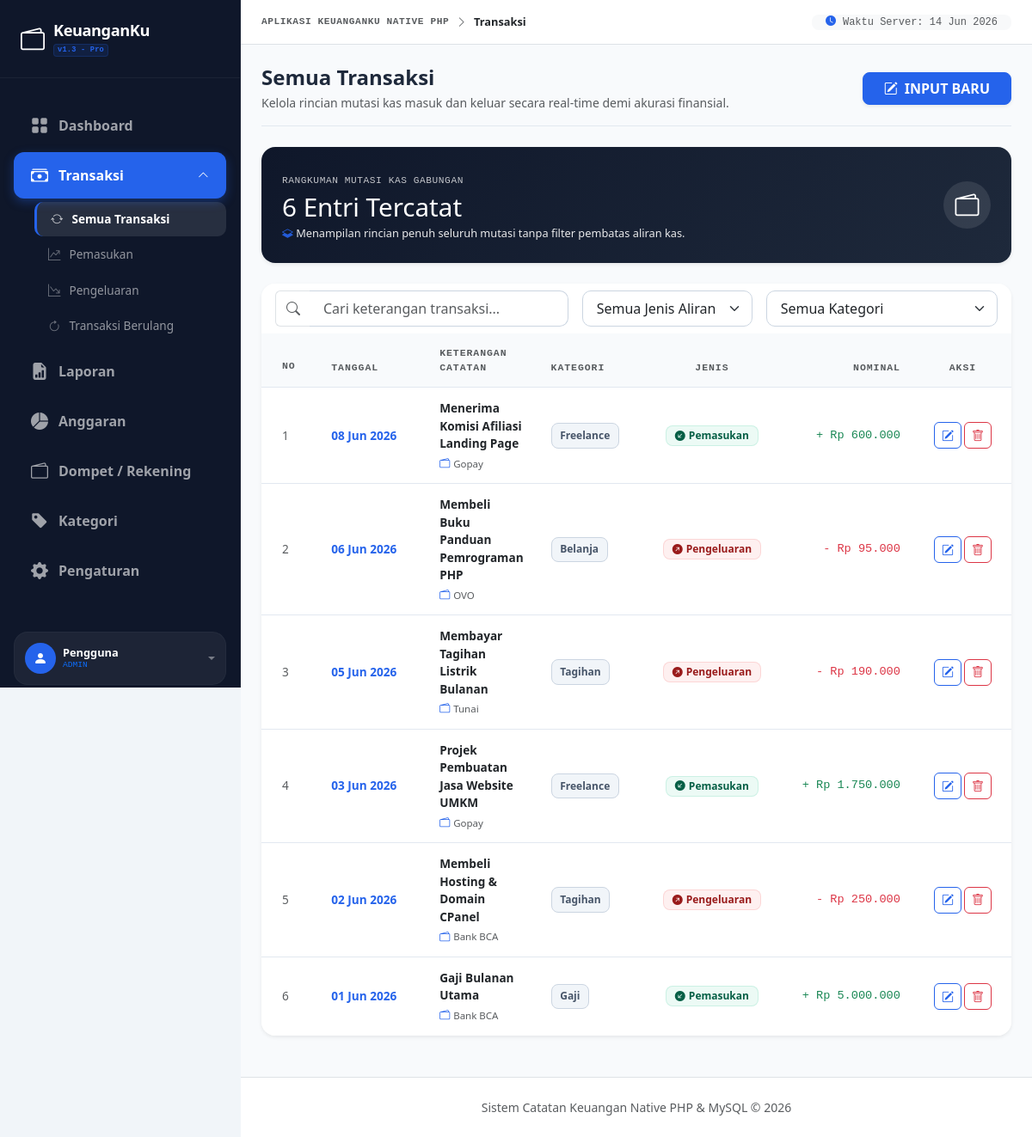
/tambah.php (signed in), run on the app's committed database.
### tables this page shows
CREATE TABLE IF NOT EXISTS `transaksi` (
  `id` INT(11) NOT NULL AUTO_INCREMENT,
  `tanggal` DATE NOT NULL,
  `keterangan` VARCHAR(255) NOT NULL,
  `kategori` VARCHAR(100) NOT NULL DEFAULT 'Lainnya',
  `jenis` ENUM('pemasukan','pengeluaran') NOT NULL,
  `jumlah` INT(11) NOT NULL,
  `dompet` VARCHAR(100) NOT NULL DEFAULT 'Tunai',
  `username` VARCHAR(50) NOT NULL DEFAULT 'admin',
  PRIMARY KEY (`id`)
);

### koneksi.php (called while the page is built, shortened)
<?php
$db_host = "localhost";
$db_user = "root";
$db_pass = "";
$koneksi = @mysqli_connect($db_host, $db_user, $db_pass);
mysqli_set_charset($koneksi, "utf8mb4");
$sys_settings = [];
$res_sys = @mysqli_query($koneksi, "SELECT * FROM `pengaturan_sistem`");
if ($res_sys && mysqli_num_rows($res_sys) > 0) {
    while ($row = mysqli_fetch_assoc($res_sys)) {
        $sys_settings[$row['kunci']] = $row['nilai'];
    }
}
$app_footer = !empty($sys_settings['app_footer']) ? $sys_settings['app_footer'] : 'Sistem Catatan Keuangan Native PHP & MySQL &copy; ' . date('Y');
if (!function_exists('rupiah')) {
    function rupiah($angka) {
        return 'Rp ' . number_format((float)$angka, 0, ',', '.');
    }
}
?>

### tambah.php (the view, shortened to what this page needs)
<?php
require_once 'koneksi.php';
$filter_jenis = $_GET['filter_jenis'] ?? 'semua';
$header_title = 'Semua Transaksi';
$header_subtitle = 'Kelola rincian mutasi kas masuk dan keluar secara real-time demi akurasi finansial.';
$user_role = $_SESSION['role'] ?? 'admin';
$user_username = $_SESSION['username'] ?? 'admin';
$db_username = mysqli_real_escape_string($koneksi, $user_username);
if ($filter_jenis === 'berulang') {
    $query_transaksi = "SELECT * FROM transaksi_berulang ORDER BY id DESC";
} elseif ($filter_jenis === 'pemasukan') {
    if ($user_role === 'user') {
        $query_transaksi = "SELECT * FROM transaksi WHERE jenis = 'pemasukan' AND username = '$db_username' ORDER BY tanggal DESC, id DESC";
    } else {
        $query_transaksi = "SELECT * FROM transaksi WHERE jenis = 'pemasukan' ORDER BY tanggal DESC, id DESC";
    }
} elseif ($filter_jenis === 'pengeluaran') {
    if ($user_role === 'user') {
        $query_transaksi = "SELECT * FROM transaksi WHERE jenis = 'pengeluaran' AND username = '$db_username' ORDER BY tanggal DESC, id DESC";
    } else {
        $query_transaksi = "SELECT * FROM transaksi WHERE jenis = 'pengeluaran' ORDER BY tanggal DESC, id DESC";
    }
} else {
    if ($user_role === 'user') {
        $query_transaksi = "SELECT * FROM transaksi WHERE username = '$db_username' ORDER BY tanggal DESC, id DESC";
    } else {
        $query_transaksi = "SELECT * FROM transaksi ORDER BY tanggal DESC, id DESC";
    }
}
$result_transaksi = mysqli_query($koneksi, $query_transaksi);
$list_transaksi = [];
$total_nominal = 0;
if ($result_transaksi) {
    while ($row = mysqli_fetch_assoc($result_transaksi)) {
        $list_transaksi[] = $row;
        $total_nominal += (int)$row['jumlah'];
    }
}
$total_rows = count($list_transaksi);
?>
<!DOCTYPE html>
<html lang="id">
<head>
    <link href="https://cdn.jsdelivr.net/npm/bootstrap@5.3.0/dist/css/bootstrap.min.css" rel="stylesheet">
    <link href="https://cdn.jsdelivr.net/npm/bootstrap-icons@1.11.2/font/bootstrap-icons.css" rel="stylesheet">
</head>
<body>
<?php
include 'sidebar.php';
?>
    <div class="d-flex justify-content-between align-items-center mb-4 flex-wrap gap-3 pb-3" style="border-bottom: 1px solid #e2e8f0;">
        <div>
            <h4 class="fw-bold text-slate-800 mb-1"><?= $header_title; ?></h4>
            <p class="text-muted small mb-0"><?= $header_subtitle; ?></p>
        </div>
        <div>
            <button class="btn btn-primary rounded-3 px-4 py-2.5 fw-bold text-uppercase tracking-wider shadow-sm d-flex align-items-center gap-2" type="button" data-bs-toggle="modal" data-bs-target="#modalForm">
                <i class="bi bi-pencil-square"></i> <span>Input Baru</span>
            </button>
        </div>
    </div>
    <?php if ($filter_jenis === 'pemasukan'): ?>
        <div class="card border-0 rounded-4 shadow-sm p-4 mb-4" style="background: linear-gradient(135deg, #064e3b 0%, #059669 100%); color: #ffffff;">
            <div class="d-flex align-items-center justify-content-between flex-wrap gap-3">
                <div>
                    <span class="text-uppercase font-monospace tracking-wider text-xs" style="opacity: 0.75; font-size: 0.7rem; letter-spacing: 0.05em;">Ringkasan Pendapatan Masuk</span>
                    <h3 class="fw-black mb-1 mt-1 text-white" style="font-size: 1.85rem;">Rp <?= number_format($total_nominal, 0, ',', '.'); ?></h3>
                    <p class="small mb-0 text-success-subtle" style="opacity: 0.9; font-size: 0.8rem;"><i class="bi bi-check2-circle"></i> Terakumulasi sehat dari total <strong><?= $total_rows; ?></strong> entri transaksi pemasukan aktif.</p>
                </div>
                <div class="bg-white bg-opacity-10 rounded-pill p-3 d-flex align-items-center justify-content-center" style="width: 55px; height: 55px;">
                    <i class="bi bi-graph-up-arrow fs-3 text-white"></i>
                </div>
            </div>
        </div>
    <?php else: ?>
        <div class="card border-0 rounded-4 shadow-sm p-4 mb-4" style="background: linear-gradient(135deg, #0f172a 0%, #1e293b 100%); color: #ffffff;">
            <div class="d-flex align-items-center justify-content-between flex-wrap gap-3">
                <div>
                    <span class="text-uppercase font-monospace tracking-wider text-xs" style="opacity: 0.75; font-size: 0.7rem; letter-spacing: 0.05em;">Rangkuman Mutasi Kas Gabungan</span>
                    <h3 class="fw-black mb-1 mt-1 text-white" style="font-size: 1.85rem;"><?= $total_rows; ?> Entri Tercatat</h3>
                    <p class="small mb-0 text-slate-300" style="opacity: 0.9; font-size: 0.8rem;"><i class="bi bi-layers-half text-primary"></i> Menampilan rincian penuh seluruh mutasi tanpa filter pembatas aliran kas.</p>
                </div>
                <div class="bg-white bg-opacity-10 rounded-pill p-3 d-flex align-items-center justify-content-center" style="width: 55px; height: 55px;">
                    <i class="bi bi-wallet2 fs-3 text-white"></i>
                </div>
            </div>
        </div>
    <?php endif; ?>
    <div class="card border-0 rounded-4 shadow-sm overflow-hidden bg-white mb-4">
        <div class="card-header bg-white py-3.5 border-0 bg-slate-50/50">
            <div class="row g-3 align-items-center">
                <div class="col-md-<?= ($filter_jenis === 'semua' || empty($filter_jenis)) ? '5' : '8'; ?>">
                    <div class="input-group">
                        <span class="input-group-text bg-white border-end-0 text-muted"><i class="bi bi-search"></i></span>
                        <input type="text" id="tableSearch" class="form-control border-start-0 text-sm py-2" placeholder="Cari keterangan transaksi...">
                    </div>
                </div>
                <?php if ($filter_jenis === 'semua' || empty($filter_jenis)): ?>
                    <div class="col-md-3">
                        <select id="filterType" class="form-select text-sm py-2">
                            <option value="">Semua Jenis Aliran</option>
                        </select>
                    </div>
                <?php endif; ?>
                <div class="col-md-4">
                    <select id="filterCategory" class="form-select text-sm py-2">
                        <option value="">Semua Kategori</option>
                    </select>
                </div>
            </div>
        </div>
        <div class="card-body p-0">
            <div class="table-responsive">
                <table class="table table-hover align-middle mb-0 table-custom" id="txTable">
                    <thead class="bg-light table-light">
                        <tr>
                            <th class="ps-4 py-3 text-muted text-uppercase fw-bold font-monospace" style="width: 70px;">No</th>
                            <th class="text-muted text-uppercase fw-bold font-monospace" style="width: 145px;"><?= ($filter_jenis === 'berulang') ? 'Frekuensi' : 'Tanggal'; ?></th>
                            <th class="text-muted text-uppercase fw-bold font-monospace">Keterangan Catatan</th>
                            <th class="text-muted text-uppercase fw-bold font-monospace" style="width: 140px;">Kategori</th>
                            <th class="text-center text-muted text-uppercase fw-bold font-monospace" style="width: 135px;">Jenis</th>
                            <th class="text-end text-muted text-uppercase fw-bold font-monospace" style="width: 190px;">Nominal</th>
                            <th class="text-center text-muted text-uppercase fw-bold font-monospace" style="width: 120px;">Aksi</th>
                        </tr>
                    </thead>
                    <tbody>
                        <?php if ($total_rows > 0): ?>
                            <?php
                            $no = 1;
                            foreach ($list_transaksi as $row):
                                $r_id = $row['id'];
                                $r_jenis = $row['jenis'];
                                $r_kategori = (!empty($row['kategori'])) ? htmlspecialchars($row['kategori']) : 'Umum';
                                $r_keterangan = htmlspecialchars($row['keterangan']);
                            ?>
                                <tr data-jenis="<?= $r_jenis; ?>" data-kategori="<?= $r_kategori; ?>" data-keterangan="<?= strtolower($r_keterangan); ?>">
                                    <td class="ps-4 fw-medium text-muted"><?= $no++; ?></td>
                                    <td>
                                        <div class="fw-semibold text-primary">
                                            <?php if ($filter_jenis === 'berulang'): ?>
                                                <span class="badge bg-primary-subtle text-primary font-monospace" style="font-size:0.75rem;"><i class="bi bi-alarm-fill me-1"></i><?= htmlspecialchars($row['frekuensi']); ?></span>
                                            <?php else: ?>
                                                <?= date('d M Y', strtotime($row['tanggal'])); ?>
                                            <?php endif; ?>
                                        </div>
                                    </td>
                                    <td>
                                        <span class="fw-bold text-dark d-block"><?= $r_keterangan; ?></span>
                                        <?php if ($filter_jenis !== 'berulang'): ?>
                                            <span class="text-xs text-muted d-flex align-items-center gap-1 mt-1" style="font-size: 0.72rem;">
                                                <i class="bi bi-wallet2 text-primary" style="font-size: 0.75rem;"></i>
                                                <?= htmlspecialchars($row['dompet'] ?? 'Tunai'); ?>
                                            </span>
                                        <?php endif; ?>
                                    </td>
                                    <td>
                                        <span class="badge-kategori"><?= $r_kategori; ?></span>
                                    </td>
                                    <td class="text-center">
                                        <?php if ($r_jenis === 'pemasukan'): ?>
                                            <span class="badge badge-pemasukan fw-semibold"><i class="bi bi-arrow-down-left-circle-fill"></i> Pemasukan</span>
                                        <?php else: ?>
                                            <span class="badge badge-pengeluaran fw-semibold"><i class="bi bi-arrow-up-right-circle-fill"></i> Pengeluaran</span>
                                        <?php endif; ?>
                                    </td>
                                    <td class="text-end fw-black font-monospace">
                                        <?php if ($r_jenis === 'pemasukan'): ?>
                                            <span class="text-success">+ <?= rupiah($row['jumlah']); ?></span>
                                        <?php else: ?>
                                            <span class="text-danger">- <?= rupiah($row['jumlah']); ?></span>
                                        <?php endif; ?>
                                    </td>
                                    <td class="text-center">
                                        <div class="btn-group gap-1">
                                            <?php if ($filter_jenis !== 'berulang'): ?>
                                                <a href="edit.php?id=<?= $r_id; ?>&from=<?= htmlspecialchars($filter_jenis); ?>" class="btn btn-sm btn-outline-primary rounded-2" title="Edit Transaksi">
                                                    <i class="bi bi-pencil-square"></i>
                                                </a>
                                                <a href="hapus.php?id=<?= $r_id; ?>&from=<?= htmlspecialchars($filter_jenis); ?>" class="btn btn-sm btn-outline-danger rounded-2" onclick="return confirm('Apakah Anda yakin ingin menghapus transaksi ini?');" title="Hapus Transaksi">
                                                    <i class="bi bi-trash"></i>
                                                </a>
                                            <?php else: ?>
                                                <a href="hapus.php?id=<?= $r_id; ?>&type=berulang&from=berulang" class="btn btn-sm btn-outline-danger rounded-2" onclick="return confirm('Apakah Anda yakin ingin menghapus template transaksi rutin ini?');" title="Hapus Transaksi Rutin">
                                                    <i class="bi bi-trash"></i>
                                                </a>
                                            <?php endif; ?>
                                        </div>
                                    </td>
                                </tr>
                            <?php endforeach; ?>
                        <?php endif; ?>
                    </tbody>
                </table>
            </div>
        </div>
    </div>
        </div>
        <footer class="footer bg-white border-top py-4 text-center text-muted small mt-auto">
            <div class="container">
                <span><?= $app_footer; ?></span>
            </div>
        </footer>
    </div>
</div>
</body>
</html>

### tambah.php (style rules this page uses)
body { background-color: #f1f5f9; font-family: 'Segoe UI', system-ui, -apple-system, sans-serif; color: #1e293b; }
.form-control, .form-select { border-radius: 10px; padding: 0.65rem 1rem; border: 1px solid #cbd5e1; }
.badge-kategori { background-color: #f1f5f9; color: #475569 !important; border: 1px solid #cbd5e1; font-size: 0.75rem; padding: 0.4em 0.8em; border-radius: 8px; font-weight: 600; display: inline-block; }
.badge-pemasukan { background-color: rgba(16, 185, 129, 0.08); color: #065f46 !important; border: 1px solid rgba(16, 185, 129, 0.15); font-size: 0.75rem; padding: 0.4em 0.8em; border-radius: 8px; font-weight: 600; display: inline-flex; align-items: center; gap: 4px; }
.badge-pengeluaran { background-color: rgba(239, 68, 68, 0.08); color: #991b1b !important; border: 1px solid rgba(239, 68, 68, 0.15); font-size: 0.75rem; padding: 0.4em 0.8em; border-radius: 8px; font-weight: 600; display: inline-flex; align-items: center; gap: 4px; }
.table-custom { border-collapse: separate; border-spacing: 0; width: 100%; }
.table-custom thead th { background-color: #f8fafc; color: #475569; font-weight: 700; text-transform: uppercase; font-size: 0.72rem; letter-spacing: 0.08em; padding: 14px 16px; border-top: none; border-bottom: 1.5px solid #e2e8f0; }
.table-custom tbody tr { transition: all 0.2s ease; }
.table-custom tbody td { padding: 14px 16px; border-bottom: 1px solid #e2e8f0; color: #334155; font-size: 0.85rem; }
.table-custom tbody tr:last-child td { border-bottom: none; }

### data on the page
transaksi: tanggal "08 Jun 2026", keterangan "Menerima Komisi Afiliasi Landing Page", dompet "Gopay", kategori "Freelance", jenis "pemasukan" (drawn), jumlah "Rp 600.000"
transaksi: tanggal "06 Jun 2026", keterangan "Membeli Buku Panduan Pemrograman PHP", dompet "OVO", kategori "Belanja", jenis "pengeluaran" (drawn), jumlah "Rp 95.000"
transaksi: tanggal "05 Jun 2026", keterangan "Membayar Tagihan Listrik Bulanan", dompet "Tunai", kategori "Tagihan", jenis "pengeluaran" (drawn), jumlah "Rp 190.000"
transaksi: tanggal "03 Jun 2026", keterangan "Projek Pembuatan Jasa Website UMKM", dompet "Gopay", kategori "Freelance", jenis "pemasukan" (drawn), jumlah "Rp 1.750.000"
transaksi: tanggal "02 Jun 2026", keterangan "Membeli Hosting & Domain CPanel", dompet "Bank BCA", kategori "Tagihan", jenis "pengeluaran" (drawn), jumlah "Rp 250.000"
transaksi: tanggal "01 Jun 2026", keterangan "Gaji Bulanan Utama", dompet "Bank BCA", kategori "Gaji", jenis "pemasukan" (drawn), jumlah "Rp 5.000.000"

### other printed values
$app_name "KeuanganKu"
$app_version "v1.3 - Pro"
__('Dashboard', 'Dashboard') "Dashboard"
__('Transaksi', 'Transactions') "Transaksi"
__('Semua Transaksi', 'All Transactions') "Semua Transaksi"
__('Pemasukan', 'Income') "Pemasukan"
__('Pengeluaran', 'Expense') "Pengeluaran"
__('Transaksi Berulang', 'Recurring') "Transaksi Berulang"
__('Laporan', 'Reports') "Laporan"
__('Anggaran', 'Budgets') "Anggaran"
__('Dompet / Rekening', 'Wallets / Accounts') "Dompet / Rekening"
__('Kategori', 'Categories') "Kategori"
__('Pengaturan', 'Settings') "Pengaturan"
$user_nama "Pengguna"
$user_role "ADMIN"
